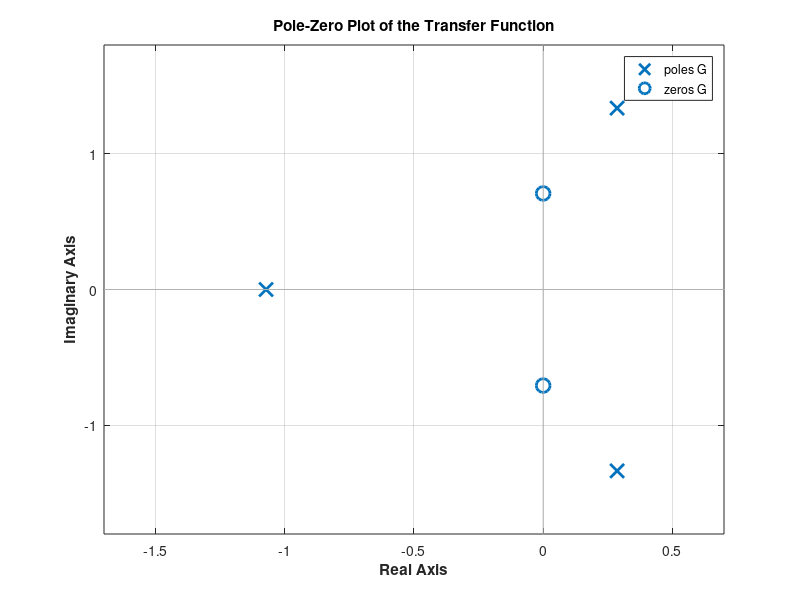

This chart was generated by the following MATLAB code:
num=[2 0 1]
denom=[4 2 5 8]

G=tf(num,denom)

pzmap(G)
xlabel('Real Axis','fontweight','bold')
ylabel('Imaginary Axis','fontweight','bold')
title('Pole-Zero Plot of the Transfer Function','fontweight','bold')
